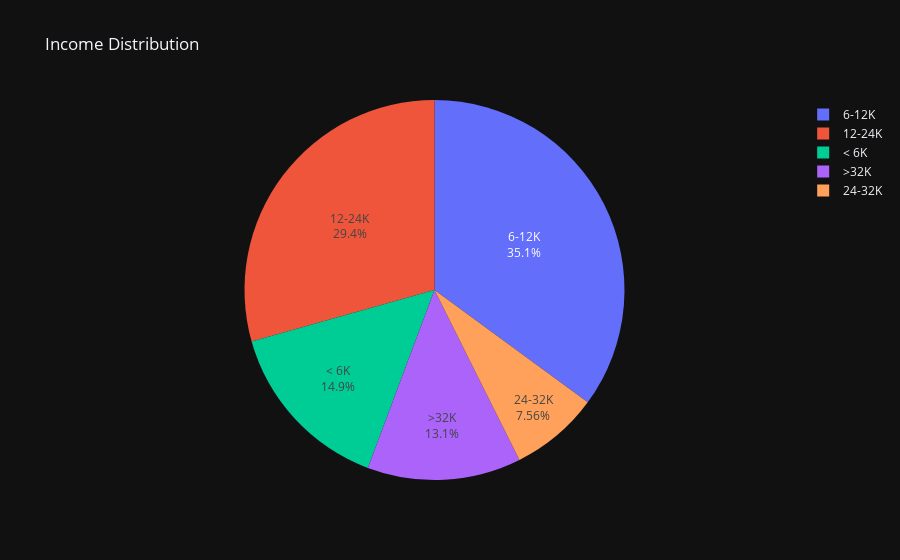

Write notebook code for a chart like this one.
### Code cell
temp= pd.DataFrame(train.Socio_Demo_03.value_counts(sort=False))
temp.rename(columns = {'Socio_Demo_03':'#of people'}, inplace=True)
temp['Income'] = ['< 6K', '6-12K', '12-24K', '24-32K', '>32K']

import plotly.express as px
fig = px.pie(temp, 
            values = '#of people', 
            names = 'Income', 
            title= 'Income Distribution', 
            template='plotly_dark')
fig.update_traces(textposition='inside', textinfo='percent+label')
fig.show()

### Figure 1 — Plotly figure (JSON) as saved in the notebook; plotly's stock layout.template omitted (floating-point values rounded to 4 significant figures)
{"data": [{"domain": {"x": [0, 1], "y": [0, 1]}, "hovertemplate": "Income=%{label}<br>#of people=%{value}<extra></extra>", "labels": ["< 6K", "6-12K", "12-24K", "24-32K", ">32K"], "legendgroup": "", "name": "", "showlegend": true, "textinfo": "percent+label", "textposition": "inside", "type": "pie", "values": [499949, 1175007, 984109, 253218, 438318]}], "layout": {"autosize": true, "legend": {"tracegroupgap": 0}, "title": {"text": "Income Distribution"}}}
